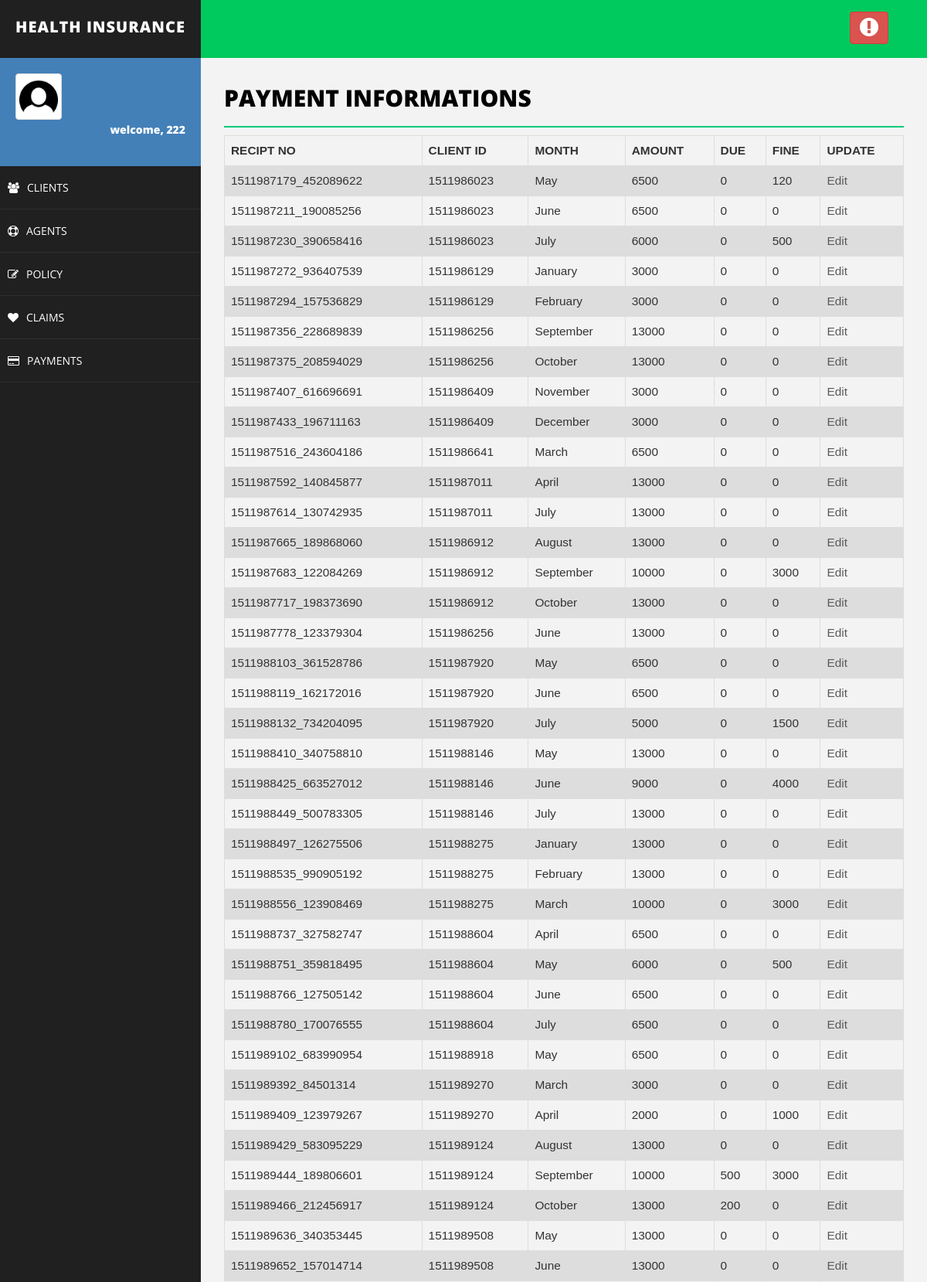
Page /lims/payment.php (signed in, upper part) on the committed database.
### tables this page shows
CREATE TABLE `payment` (
  `recipt_no` varchar(20) NOT NULL,
  `client_id` varchar(50) NOT NULL,
  `month` varchar(50) NOT NULL,
  `amount` varchar(50) NOT NULL,
  `due` varchar(50) NOT NULL,
  `fine` varchar(50) NOT NULL,
  `agent_id` varchar(30) NOT NULL
);

### lims/payment.php (the view, shortened to what this page needs)
<!DOCTYPE html>
<html>
<head>
    <link href="assets/css/bootstrap.css" rel="stylesheet" />
    <link href="assets/css/font-awesome.css" rel="stylesheet" />
    <link href="assets/css/basic.css" rel="stylesheet" />
    <link href="assets/css/custom.css" rel="stylesheet" />
</head>
<body>
<?php include 'header.php';
?>
        <div id="page-wrapper">
                <div class="row">
                    <div class="col-md-12">
                        <h1 class="page-head-line">Payment Informations
						</h1>
                    </div>
                </div>
<?php
	$sql = "SELECT recipt_no,client_id,month,amount,due,fine, agent_id FROM payment";
	$result = $conn->query($sql);
	echo "<table class=\"table\">\n";
    echo "  <tr>\n";
    echo "    <th>RECIPT NO</th>\n";
    echo "    <th>CLIENT ID</th>\n";
    echo "    <th>MONTH</th>\n";
    echo "    <th>AMOUNT</th>\n";
	echo "    <th>DUE</th>\n";
    echo "    <th>FINE</th>\n";
	echo "    <th>UPDATE</th>\n";
    echo "  </tr>";
	if ($result->num_rows > 0) {
	while($row = $result->fetch_assoc()) {
		echo "<tr>\n";
		echo "    <td>".$row["recipt_no"]."</td>\n";
		echo "    <td>".$row["client_id"]."</td>\n";
		echo "    <td>".$row["month"]."</td>\n";
		echo "    <td>".$row["amount"]."</td>\n";
		echo "    <td>".$row["due"]."</td>\n";
		echo "    <td>".$row["fine"]."</td>\n";
		if($row["agent_id"]== $username || "Admin" == $username){
			echo "<td>"."<a href='editPayment.php?recipt_no=".$row["recipt_no"]. "'>Edit</a>"."</td>\n";
		}else{
			echo "<td>"."<a class=\"dis\" href='editPayment.php?recipt_no=".$row["recipt_no"]. "'>Edit</a>"."</td>\n";
		}
	}
	echo "</table>\n";
	} else {
    echo "0 results";
}
?>
        </div>
    </div>
</body>
</html>

### lims/assets/css/basic.css (style rules this page uses)
body { font-family: 'Open Sans', sans-serif; line-height:25px; }
#page-wrapper { padding: 15px 15px; min-height: 600px; background: #F3F3F3; }
.page-head-line { font-size: 30px; text-transform: uppercase; color: #000; font-weight: 800; padding-bottom: 20px; border-bottom: 2px solid #00CA79; margin-bottom: 10px; }
@media (min-width:768px) { #page-wrapper { margin: 0 0 0 260px; padding: 15px 30px; min-height: 1200px; } }

### lims/payment.php (style rules this page uses)
table { font-family: arial, sans-serif; border-collapse: collapse; width: 100%; margin-left:0%; font-size:110%; }
td, th { border: 1px solid #dddddd; text-align: left; padding: 8px; }
tr:nth-child(even) { background-color: #dddddd; }
.dis { pointer-events: none; cursor: default; color:#595959; }

### rows in the picture
payment: recipt_no "1511987179_452089622", client "1511986023", month "May", amount "6500", due "0", fine "120"
payment: recipt_no "1511987211_190085256", client "1511986023", month "June", amount "6500", due "0", fine "0"
payment: recipt_no "1511987230_390658416", client "1511986023", month "July", amount "6000", due "0", fine "500"
payment: recipt_no "1511987272_936407539", client "1511986129", month "January", amount "3000", due "0", fine "0"
payment: recipt_no "1511987294_157536829", client "1511986129", month "February", amount "3000", due "0", fine "0"
payment: recipt_no "1511987356_228689839", client "1511986256", month "September", amount "13000", due "0", fine "0"
payment: recipt_no "1511987375_208594029", client "1511986256", month "October", amount "13000", due "0", fine "0"
payment: recipt_no "1511987407_616696691", client "1511986409", month "November", amount "3000", due "0", fine "0"
payment: recipt_no "1511987433_196711163", client "1511986409", month "December", amount "3000", due "0", fine "0"
payment: recipt_no "1511987516_243604186", client "1511986641", month "March", amount "6500", due "0", fine "0"
payment: recipt_no "1511987592_140845877", client "1511987011", month "April", amount "13000", due "0", fine "0"
payment: recipt_no "1511987614_130742935", client "1511987011", month "July", amount "13000", due "0", fine "0"
payment: recipt_no "1511987665_189868060", client "1511986912", month "August", amount "13000", due "0", fine "0"
payment: recipt_no "1511987683_122084269", client "1511986912", month "September", amount "10000", due "0", fine "3000"
payment: recipt_no "1511987717_198373690", client "1511986912", month "October", amount "13000", due "0", fine "0"
payment: recipt_no "1511987778_123379304", client "1511986256", month "June", amount "13000", due "0", fine "0"
payment: recipt_no "1511988103_361528786", client "1511987920", month "May", amount "6500", due "0", fine "0"
payment: recipt_no "1511988119_162172016", client "1511987920", month "June", amount "6500", due "0", fine "0"
payment: recipt_no "1511988132_734204095", client "1511987920", month "July", amount "5000", due "0", fine "1500"
payment: recipt_no "1511988410_340758810", client "1511988146", month "May", amount "13000", due "0", fine "0"
payment: recipt_no "1511988425_663527012", client "1511988146", month "June", amount "9000", due "0", fine "4000"
payment: recipt_no "1511988449_500783305", client "1511988146", month "July", amount "13000", due "0", fine "0"
payment: recipt_no "1511988497_126275506", client "1511988275", month "January", amount "13000", due "0", fine "0"
payment: recipt_no "1511988535_990905192", client "1511988275", month "February", amount "13000", due "0", fine "0"
payment: recipt_no "1511988556_123908469", client "1511988275", month "March", amount "10000", due "0", fine "3000"
payment: recipt_no "1511988737_327582747", client "1511988604", month "April", amount "6500", due "0", fine "0"
payment: recipt_no "1511988751_359818495", client "1511988604", month "May", amount "6000", due "0", fine "500"
payment: recipt_no "1511988766_127505142", client "1511988604", month "June", amount "6500", due "0", fine "0"
payment: recipt_no "1511988780_170076555", client "1511988604", month "July", amount "6500", due "0", fine "0"
payment: recipt_no "1511989102_683990954", client "1511988918", month "May", amount "6500", due "0", fine "0"
payment: recipt_no "1511989392_84501314", client "1511989270", month "March", amount "3000", due "0", fine "0"
payment: recipt_no "1511989409_123979267", client "1511989270", month "April", amount "2000", due "0", fine "1000"
payment: recipt_no "1511989429_583095229", client "1511989124", month "August", amount "13000", due "0", fine "0"
payment: recipt_no "1511989444_189806601", client "1511989124", month "September", amount "10000", due "500", fine "3000"
payment: recipt_no "1511989466_212456917", client "1511989124", month "October", amount "13000", due "200", fine "0"
payment: recipt_no "1511989636_340353445", client "1511989508", month "May", amount "13000", due "0", fine "0"
payment: recipt_no "1511989652_157014714", client "1511989508", month "June", amount "13000", due "0", fine "0"

### other values in the picture
$_SESSION["username"] "222"
